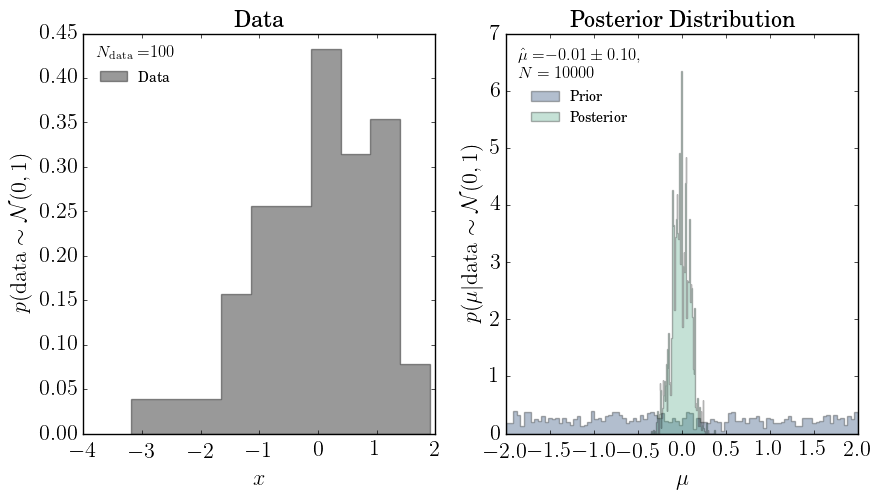

The Python source for this figure:
import numpy as np
from scipy.stats import norm
import matplotlib.pyplot as plt

class BayesModel:
	def __init__(self, data, prior_range):
		self.data = data
		def pdata(data, mu):
			r"""
			Probability of :math:`x` given :math:`theta`, assuming :math:`\sigma = 1`.
			"""
			return norm.pdf(data, loc=mu).prod()
		self.pdata = pdata
		def priorprob(mu):
			r"""
			Flat prior on the mean
			"""
			return 1/(prior_range[1] - prior_range[0])
		self.priorprob = priorprob

		def samplemu(size=1):
			r"""
			Sample the parameter from the flat prior on the mean
			"""
			return np.random.uniform(prior_range[0], prior_range[1], size=size)
		self.samplemu = samplemu

def metropolis(model, N):
	mu = model.samplemu()
	posterior = []

	for _ in range(int(N)):
		new_mu = model.samplemu()
		
		old_posterior = model.pdata(data, mu)*model.priorprob(mu)
		new_posterior = model.pdata(data, new_mu)*model.priorprob(new_mu)

		paccept = new_posterior/old_posterior

		if (np.random.uniform(0, 1) < paccept):
			mu = new_mu
		posterior.append(mu)

	return np.array(posterior)

if __name__ == '__main__':
	Ndata = 100
	N = 10000

	data = np.random.normal(0.0, 1.0, Ndata)
	prior_range = [-2.0, 2.0]

	bayes = BayesModel(data, prior_range)

	posterior = metropolis(bayes, N=N)

	plt.figure(figsize=(10, 5))
	ax = plt.subplot(121)
	ax.hist(data,
		bins=max(10, int(np.sqrt(len(data)))),
		color='k',
		density=True,
		histtype='stepfilled',
		label='Data',
		alpha=0.4)
	ax.legend(fontsize=10,
		loc='upper left',
		title_fontsize=12,
		title=r'$N_{\mathrm{data}} =$' + r'${}$'.format(len(data)))
	ax.set_title('Data')
	ax.set_xlabel(r'$x$')
	ax.set_ylabel(r'$p(\mathrm{data} \sim \mathcal{N}(0, 1)$')


	ax = plt.subplot(122)
	ax.hist(bayes.samplemu(size=1000),
		bins=100,
		density=True,
		histtype='stepfilled',
		label='Prior',
		alpha=0.3)
	ax.hist(posterior, 
		bins=int(np.sqrt(len(posterior))),
		density=True,
		histtype='stepfilled',
		label='Posterior',
		alpha=0.3)
	ax.legend(fontsize=10,
		loc='upper left',
		title=r'$\hat{\mu} =$' + r'${:.2f} \pm {:.2f},$'.format(np.mean(posterior), np.std(posterior)) + '\n' + r'$N = {}$'.format(len(posterior)),
		title_fontsize=12)
	ax.set_title('Posterior Distribution')
	ax.set_xlabel(r'$\mu$')
	ax.set_ylabel(r'$p(\mu | \mathrm{data} \sim \mathcal{N}(0, 1)$')
	plt.savefig('bayes.png')
